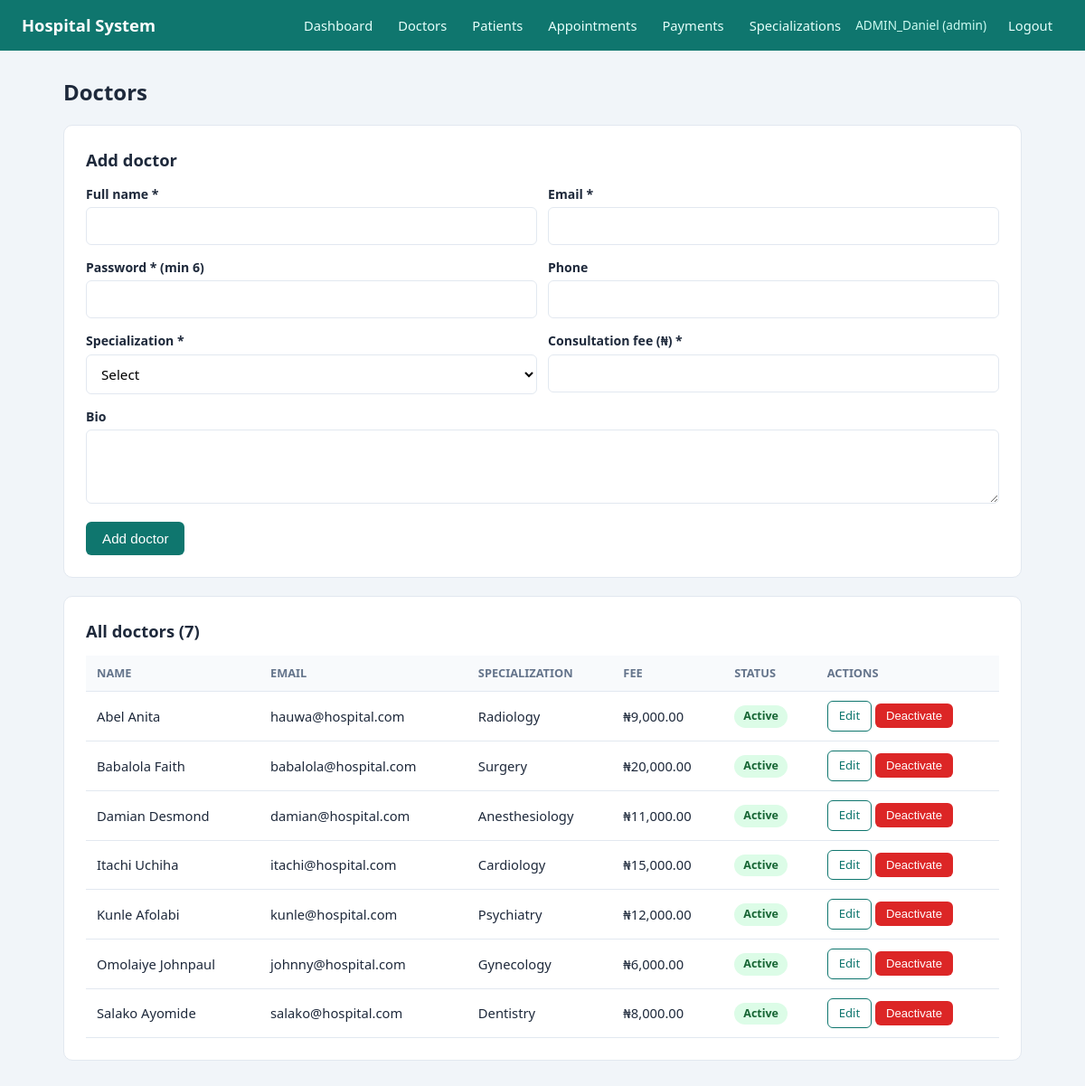
/admin/doctors.php (signed in), run on the app's committed database.
### tables this page shows
CREATE TABLE `doctors` (
  `doctor_id` int(11) NOT NULL,
  `full_name` varchar(100) NOT NULL,
  `email` varchar(100) NOT NULL,
  `password` varchar(255) NOT NULL,
  `phone` varchar(20) DEFAULT NULL,
  `specialization_id` int(11) NOT NULL,
  `consultation_fee` decimal(10,2) NOT NULL,
  `bio` text DEFAULT NULL,
  `status` enum('active','inactive') DEFAULT 'active',
  `created_at` timestamp NOT NULL DEFAULT current_timestamp()
);

CREATE TABLE `specializations` (
  `specialization_id` int(11) NOT NULL,
  `name` varchar(100) NOT NULL,
  `description` text DEFAULT NULL
);

### includes/auth.php (called while the page is built, shortened)
<?php
require_once __DIR__ . '/../config/config.php';
function e($value): string
{
    return htmlspecialchars((string) $value, ENT_QUOTES, 'UTF-8');
}

### config/config.php (called while the page is built, shortened)
<?php
spl_autoload_register(function ($class) {
    $file = __DIR__ . '/../classes/' . $class . '.php';
});

### classes/Database.php (called while the page is built, shortened)
<?php
class Database
{
    private static ?Database $instance = null;
    private PDO $conn;
    private function __construct()
    {
        $dsn = "mysql:host=" . DB_HOST . ";dbname=" . DB_NAME . ";charset=utf8mb4";
        $options = [
            PDO::ATTR_ERRMODE            => PDO::ERRMODE_EXCEPTION,
            PDO::ATTR_DEFAULT_FETCH_MODE => PDO::FETCH_ASSOC,
            PDO::ATTR_EMULATE_PREPARES   => false,
        ];
        try {
            $this->conn = new PDO($dsn, DB_USER, DB_PASS, $options);
        } catch (PDOException $e) {
            die("Database connection failed: " . $e->getMessage());
        }
    }
    public static function getInstance(): Database
    {
        if (self::$instance === null) {
            self::$instance = new Database();
        }
        return self::$instance;
    }
    public function query(string $sql, array $params = []): PDOStatement
    {
        $stmt = $this->conn->prepare($sql);
        $stmt->execute($params);
        return $stmt;
    }
    public function fetchAll(string $sql, array $params = []): array
    {
        return $this->query($sql, $params)->fetchAll();
    }
}

### classes/Admin.php (called while the page is built, shortened)
<?php
class Admin
{
    private Database $db;
    public function __construct()
    {
        $this->db = Database::getInstance();
    }
    public function getAllDoctors(): array
    {
        return $this->db->fetchAll(
            "SELECT d.doctor_id, d.full_name, d.email, d.phone, d.consultation_fee, d.status,
                    s.name AS specialization
             FROM doctors d
             JOIN specializations s ON s.specialization_id = d.specialization_id
             ORDER BY d.full_name"
        );
    }
}

### admin/doctors.php (the view, shortened to what this page needs)
<?php
require_once __DIR__ . '/../includes/auth.php';
$form   = [];
$editId = (int) ($_GET['edit'] ?? 0);
$doctors = (new Admin())->getAllDoctors();
$isEdit  = $editId > 0;
$val = fn(string $k) => e($form[$k] ?? '');
require __DIR__ . '/../includes/header.php';
?>
<h1 class="page-title">Doctors</h1>
<div class="card">
    <h2><?= $isEdit ? 'Edit doctor' : 'Add doctor' ?></h2>
    <form method="post" action="doctors.php">
        <div class="row">
            <div class="form-group">
                <label>Full name *</label>
                <input type="text" name="full_name" value="<?= $val('full_name') ?>" required>
            </div>
            <div class="form-group">
                <label>Email *</label>
                <input type="email" name="email" value="<?= $val('email') ?>" required>
            </div>
        </div>
        <div class="row">
            <?php if (!$isEdit): ?>
            <div class="form-group">
                <label>Password * (min 6)</label>
                <input type="password" name="password" minlength="6" required>
            </div>
            <?php endif; ?>
            <div class="form-group">
                <label>Phone</label>
                <input type="tel" name="phone" value="<?= $val('phone') ?>">
            </div>
        </div>
        <div class="row">
            <div class="form-group">
                <label>Specialization *</label>
                <select name="specialization_id" required>
                    <option value="">Select</option>
                </select>
            </div>
            <div class="form-group">
                <label>Consultation fee (&#8358;) *</label>
                <input type="number" name="consultation_fee" min="0" step="0.01" value="<?= $val('consultation_fee') ?>" required>
            </div>
        </div>
        <div class="form-group">
            <label>Bio</label>
            <textarea name="bio" rows="3"><?= $val('bio') ?></textarea>
        </div>
        <button type="submit" class="btn"><?= $isEdit ? 'Save changes' : 'Add doctor' ?></button>
    </form>
</div>
<div class="card">
    <h2>All doctors (<?= count($doctors) ?>)</h2>
    <div class="table-wrap">
    <table>
        <thead><tr><th>Name</th><th>Email</th><th>Specialization</th><th>Fee</th><th>Status</th><th>Actions</th></tr></thead>
        <tbody>
        <?php foreach ($doctors as $d): ?>
            <tr>
                <td><?= e($d['full_name']) ?></td>
                <td><?= e($d['email']) ?></td>
                <td><?= e($d['specialization']) ?></td>
                <td>&#8358;<?= number_format($d['consultation_fee'], 2) ?></td>
                <td><span class="badge badge-<?= $d['status'] === 'active' ? 'confirmed' : 'cancelled' ?>"><?= e($d['status']) ?></span></td>
                <td>
                    <a class="btn btn-sm btn-outline" href="doctors.php?edit=<?= (int) $d['doctor_id'] ?>">Edit</a>
                    <form method="post" action="doctors.php" style="display:inline">
                        <button class="btn btn-sm <?= $d['status'] === 'active' ? 'btn-danger' : '' ?>">
                            <?= $d['status'] === 'active' ? 'Deactivate' : 'Activate' ?>
                        </button>
                    </form>
                </td>
            </tr>
        <?php endforeach; ?>
        </tbody>
    </table>
    </div>
</div>
<?php require __DIR__ . '/../includes/footer.php'; ?>

### assets/css/style.css (style rules this page uses)
:root { --primary: #0f766e; --primary-dark: #115e59; --bg: #f1f5f9; --card: #ffffff; --text: #1e293b; --muted: #64748b; --border: #e2e8f0; --danger: #dc2626; --success: #16a34a; --warning: #d97706; }
* { box-sizing: border-box; margin: 0; padding: 0; }
body { font-family: "Segoe UI", Arial, sans-serif; background: var(--bg); color: var(--text); line-height: 1.5; }
a { color: var(--primary); text-decoration: none; }
.card { background: var(--card); border: 1px solid var(--border); border-radius: 10px; padding: 24px; margin-bottom: 20px; }
.card h2 { margin-bottom: 14px; font-size: 1.15rem; }
.page-title { margin-bottom: 18px; font-size: 1.5rem; }
.form-group { margin-bottom: 14px; }
label { display: block; font-size: .88rem; font-weight: 600; margin-bottom: 4px; }
input, select, textarea { width: 100%; padding: 10px 12px; border: 1px solid var(--border); border-radius: 6px; font-size: .95rem; font-family: inherit; background: #fff; }
.row { display: grid; grid-template-columns: 1fr 1fr; gap: 12px; }
.btn { display: inline-block; background: var(--primary); color: #fff; border: 0; padding: 10px 18px; border-radius: 6px; font-size: .95rem; cursor: pointer; }
.btn-danger { background: var(--danger); }
.btn-outline { background: transparent; color: var(--primary); border: 1px solid var(--primary); }
.btn-sm { padding: 6px 12px; font-size: .82rem; }
.table-wrap { overflow-x: auto; }
table { width: 100%; border-collapse: collapse; font-size: .92rem; }
th, td { text-align: left; padding: 10px 12px; border-bottom: 1px solid var(--border); }
th { background: #f8fafc; font-size: .8rem; text-transform: uppercase; color: var(--muted); }
.badge { display: inline-block; padding: 3px 10px; border-radius: 999px; font-size: .78rem; font-weight: 600; text-transform: capitalize; }
.badge-confirmed, .badge-success { background: #dcfce7; color: #166534; }

### data on the page
doctors: full_name "Abel Anita", email "hauwa@hospital.com", specialization.name "Radiology", consultation_fee "9,000.00", status "Active", shows "Deactivate"
doctors: full_name "Babalola Faith", email "babalola@hospital.com", specialization.name "Surgery", consultation_fee "20,000.00", status "Active", shows "Deactivate"
doctors: full_name "Damian Desmond", email "damian@hospital.com", specialization.name "Anesthesiology", consultation_fee "11,000.00", status "Active", shows "Deactivate"
doctors: full_name "Itachi Uchiha", email "itachi@hospital.com", specialization.name "Cardiology", consultation_fee "15,000.00", status "Active", shows "Deactivate"
doctors: full_name "Kunle Afolabi", email "kunle@hospital.com", specialization.name "Psychiatry", consultation_fee "12,000.00", status "Active", shows "Deactivate"
doctors: full_name "Omolaiye Johnpaul", email "johnny@hospital.com", specialization.name "Gynecology", consultation_fee "6,000.00", status "Active", shows "Deactivate"
doctors: full_name "Salako Ayomide", email "salako@hospital.com", specialization.name "Dentistry", consultation_fee "8,000.00", status "Active", shows "Deactivate"

### other printed values
$_SESSION['user_name'] "ADMIN_Daniel"
$role "admin"
count($doctors) "7"
